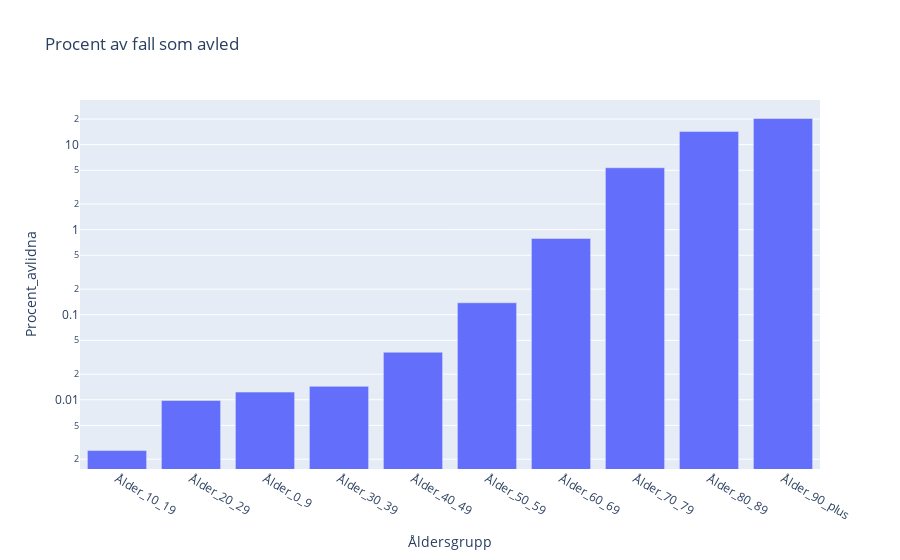

Notebook source saved alongside this figure:
### Code cell
px.bar(
    df.sort_values(by="Procent_avlidna"),
    x="Åldersgrupp",
    y="Procent_avlidna",
    title="Procent av fall som avled",
    log_y=True,
)

### Figure 1 — Plotly figure (JSON) as saved in the notebook; plotly's stock layout.template omitted (floating-point values rounded to 4 significant figures)
{"data": [{"alignmentgroup": "True", "hovertemplate": "Åldersgrupp=%{x}<br>Procent_avlidna=%{y}<extra></extra>", "legendgroup": "", "marker": {"color": "#636efa", "pattern": {"shape": ""}}, "name": "", "offsetgroup": "", "orientation": "v", "showlegend": false, "textposition": "auto", "type": "bar", "x": ["Ålder_10_19", "Ålder_20_29", "Ålder_0_9", "Ålder_30_39", "Ålder_40_49", "Ålder_50_59", "Ålder_60_69", "Ålder_70_79", "Ålder_80_89", "Ålder_90_plus"], "xaxis": "x", "y": [0.002529, 0.009797, 0.01231, 0.01439, 0.03623, 0.1382, 0.7897, 5.344, 14.31, 20.32], "yaxis": "y"}], "layout": {"barmode": "relative", "legend": {"tracegroupgap": 0}, "title": {"text": "Procent av fall som avled"}, "xaxis": {"anchor": "y", "domain": [0, 1], "title": {"text": "Åldersgrupp"}}, "yaxis": {"anchor": "x", "domain": [0, 1], "title": {"text": "Procent_avlidna"}, "type": "log"}}}
